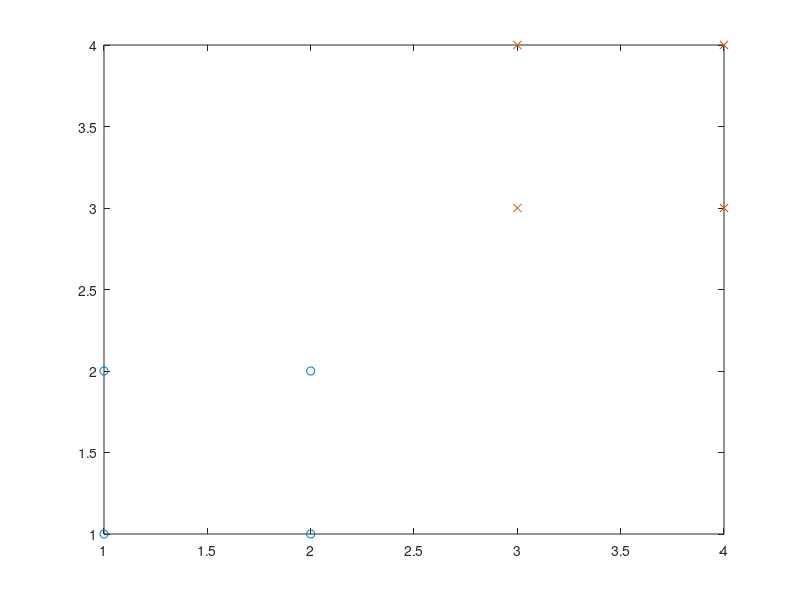

Recreate this plot in MATLAB. (Note: this script raises an error after producing the figure.)

clear all;clc;
%load data
%making a matrix 
A = [1 1; 1 2; 2 1; 2 2; 3 3; 3 4; 4 3; 4 4];
%making a vector
B = [1; 1; 1; 1; -1; -1; -1; -1];

%plotting the data
figure(1);
plot(A(1:4,1),A(1:4,2),'o'); %class 1
hold on;
plot(A(5:8,1),A(5:8,2),'x'); %class -1
hold off;

cvx_begin
    variables w(2) b c %we are solving for w and b
    minimize( norm(w) ) %minimizing the norm of w
    subject to
        B.*(A*w + b) >= 1 
cvx_end

%plotting the data
figure(2);
plot(A(1:4,1),A(1:4,2),'o');
hold on;
plot(A(5:8,1),A(5:8,2),'x');
hold off;

%plotting the decision boundary
x = -5:0.1:5;
y = (-w(1)*x - b)/w(2);
hold on;
plot(x,y);
hold off;

%testing the model
test = [3 2];
test = test*w + b;
if test > 0
    disp('class 1');
else
    disp('class -1');
end


%SVM with soft margin SVM
clear all;clc;
%load data
%making a matrix
A = [1 1; 1 2; 2 1; 2 2; 3 3; 3 4; 4 3; 4 4];
%making a vector
B = [1; 1; 1; 1; -1; -1; -1; -1];

%plotting the data
figure(1);
plot(A(1:4,1),A(1:4,2),'o'); %class 1
hold on;
plot(A(5:8,1),A(5:8,2),'x'); %class -1
hold off;

n = size(A,1);
%soft margin SVM using cvx
cvx_begin
    % define variables
    variables w(size(A,2)) b xi(size(A,1))
    % define the objective function
    minimize( (1/2)*(w'*w) + C*sum(xi) )
    % define the constraints
    subject to
        for i = 1:size(A,1)
            b + w'*A(i,:)'*B(i) >= 1 - xi(i);
            xi(i) >= 0;
        end
    % solve the optimization problem
cvx_end


%testing the model
% define test points
Xtest = [0 0; 0 1; 1 0; 1 1];
% classify test points
Ytest = sign(Xtest*w + b);
% print classified labels
disp(Ytest)

